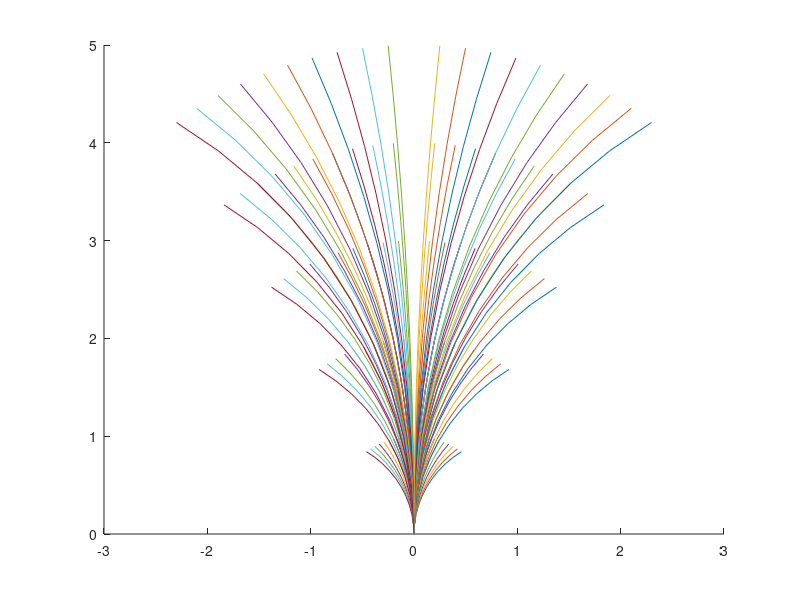

Recreate this plot in MATLAB.
linearVelocity = 0:1:5;
angularVelocity = -1:0.1:1;

t = 0:0.1:1;

for i = 1:size(linearVelocity,2)
    for j = 1:size(angularVelocity,2)

            pathX = -(linearVelocity(i) / angularVelocity(j)) * (1-cos(angularVelocity(j)*t));
            pathY = (linearVelocity(i) / angularVelocity(j)) * sin(angularVelocity(j)*t);
        
            hold on
            plot(pathX,pathY)

    end
end

